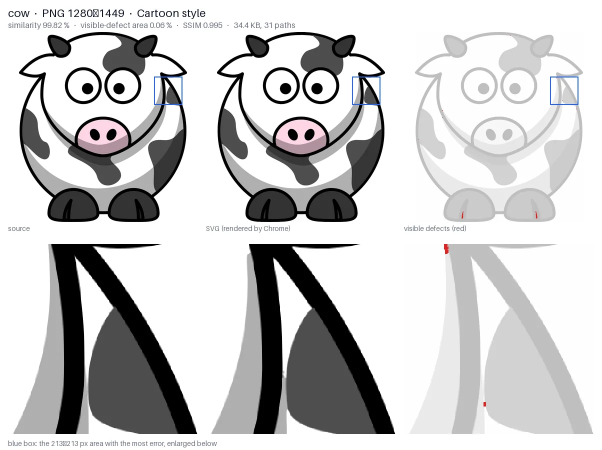
#> input picture docs/images/evidence/cow.webp, 1204 x 900 px, given in place of cow.png, which was not available (shown at 1/2 size)
$ python before_after.py --old ../docs/images/evidence
#> lines starting #> are read from the running program, lines starting #| are printed output that depends on the picture
"""Before and after: the cases fixed since 1.6.0, vectorized by 1.6.0 and by this version, side by side.

    mkdir old && git archive v1.6.0 src | tar -x -C old        # the 1.6.0 engine, next to this one
    python bench/before_after.py --old old                     # -> bench/results/before_after.json
                                                               #    docs/images/evidence/before-after.webp

Both versions run in their own process with the same inputs (license-free: three E7 and three E8 images, one E7 image shrunk to
256 px, and two pictures generated here), and are scored with this version's metrics.
"""
from __future__ import annotations

import argparse
import json
import os
import subprocess
import sys
import tempfile
from pathlib import Path

import numpy as np
from PIL import Image, ImageDraw

ROOT = Path(__file__).resolve().parents[1]
sys.path.insert(0, str(ROOT / 'src'))
sys.path.insert(0, str(ROOT / 'bench'))
from evidence import BG, INK, MUTED, OUT, fit, font  # noqa: E402
from pngsvg.compare import defect_area, render, similarity  # noqa: E402
from pngsvg.core import flatten  # noqa: E402

RESULTS = ROOT / 'bench' / 'results'
E7 = ROOT / 'bench' / 'sets' / 'images'
E8 = ROOT / 'bench' / 'real' / 'images'

WORKER = '''
import json, sys
from PIL import Image
from pngsvg import options_for, vectorize
for job in json.loads(open(sys.argv[1], encoding='utf-8').read()):
    r = vectorize(Image.open(job['input']), options_for(job['preset'], **job['kw']))
    open(job['svg'], 'w', encoding='utf-8').write(r.svg)
    open(job['svg'] + '.json', 'w', encoding='utf-8').write(json.dumps({'crop': r.crop}))
'''


def night_scene() -> Image.Image:
    """An opaque dark painting-like picture (soft sky, texture, moon, hills): the kind 1.6.0 hollowed."""
    rng = np.random.default_rng(7)
    h, w = 540, 960
    y, x = np.mgrid[0:h, 0:w]
    sky = np.stack([10 + 30 * y / h, 18 + 40 * y / h, 45 + 60 * y / h], -1) + rng.normal(0, 3, (h, w, 1))
    moon = np.hypot(x - 700, y - 150) < 70
    sky[moon] = [225, 230, 240]
    glow = np.clip(1 - np.hypot(x - 700, y - 150) / 220, 0, 1)[..., None] * 40
    sky = sky + glow * ~moon[..., None]
    hills = y > 380 + 40 * np.sin(x / 90) + 20 * np.sin(x / 37)
    sky[hills] = np.array([12, 16, 28]) + rng.normal(0, 2, (int(hills.sum()), 1))
    figure = (np.abs(x - 300) < 14) & (y > 300) & (y < 420) | (np.hypot(x - 300, y - 285) < 16)
    sky[figure] = [8, 10, 16]
    return Image.fromarray(np.clip(sky, 0, 255).astype(np.uint8))


def thin_bars() -> Image.Image:
    img = Image.new('RGB', (480, 300), 'white')
    d = ImageDraw.Draw(img)
    for i, width in enumerate((4, 6, 8, 12)):
        d.rectangle((60 + i * 100, 40, 60 + i * 100 + width - 1, 260), fill=(30, 41, 59))
    d.rectangle((40, 270, 440, 277), fill=(234, 88, 12))
    return img


def cases(tmp: Path) -> list[dict]:
    small = Image.open(E7 / 'cow.png').convert('RGBA')
    small = small.resize((round(small.width * 256 / max(small.size)), 256 * small.height // max(small.size)),
                         Image.Resampling.LANCZOS)
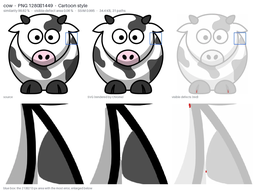
#> small: PIL image 256x191 RGBA; mean R, G, B, A 200.8, 200.6, 200.9, 255
    made = {'night.png': night_scene(), 'thin-bars.png': thin_bars(), 'cow-256.png': small}
#> in thin_bars, `img = Image.new('RGB', (480, 300), 'white')`: img: PIL image 480x300 RGB; every value is 255
    for name, im in made.items():
        im.save(tmp / name)
#> this loop made 3 passes
#> name on passes 1 to 3: 'night.png', 'thin-bars.png', 'cow-256.png'
#> pass 1, in cases, `im.save(tmp / name)`:
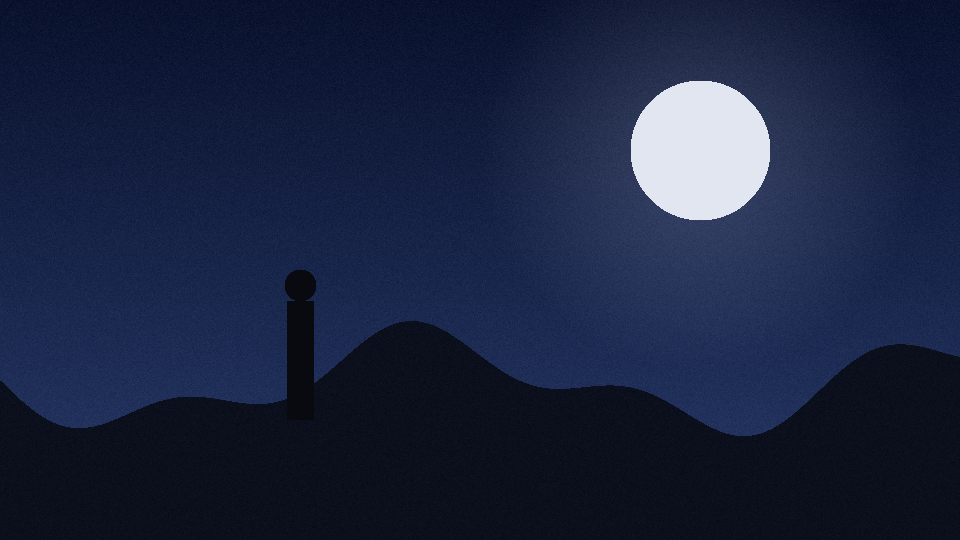
#> saved as night.png: PIL image 960x540 RGB; mean R, G, B 26.6, 35.8, 62.7
#> pass 2, in cases, `im.save(tmp / name)`:
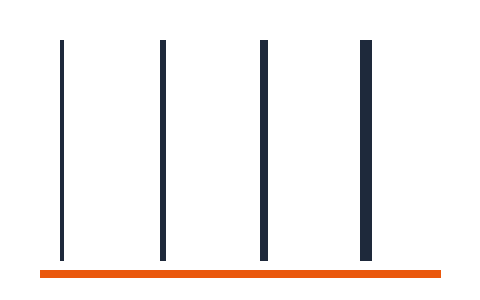
#> saved as thin-bars.png: PIL image 480x300 RGB; mean R, G, B 244.2, 241.4, 240.6
    return [
        {'id': 'icon-shop', 'title': 'Flat icon, Logo style: a color and its darker shade', 'input': str(E7 / 'icon-shop.png'),
         'preset': 'logo', 'kw': {}},
        {'id': 'flag-brazil', 'title': 'Flag, Logo style (background kept): a color on 0.7 % of the picture',
         'input': str(E7 / 'flag-brazil.png'), 'preset': 'logo', 'kw': {'remove_bg': False}},
        {'id': 'tux-flat', 'title': 'Flat icon, Logo style: a grey between black and white',
         'input': str(E8 / 'tux-flat.png'), 'preset': 'logo', 'kw': {}},
        {'id': 'bird-pixel-art', 'title': 'Pixel art (background kept): checkerboard and 1-pixel details',
         'input': str(E8 / 'bird-pixel-art.png'), 'preset': 'pixel', 'kw': {'remove_bg': False}},
        {'id': 'evil-twin', 'title': 'Line drawing, Logo style: a 3 px ring (1.6 cut it at every thin spot)',
         'input': str(E8 / 'evil-twin.png'), 'preset': 'logo', 'kw': {'remove_bg': False}},
        {'id': 'futuristic-mascot', 'title': 'Cartoon style: a grey reflection on a black screen (1.6: ink)',
         'input': str(E7 / 'futuristic-mascot.png'), 'preset': 'cartoon', 'kw': {}},
        {'id': 'night', 'title': 'Opaque dark picture, Logo style', 'input': str(tmp / 'night.png'), 'preset': 'logo',
         'kw': {}},
        {'id': 'thin-bars', 'title': 'Thin bars (4-12 px), Logo style', 'input': str(tmp / 'thin-bars.png'),
         'preset': 'logo', 'kw': {}},
        {'id': 'cow-256', 'title': 'Small picture (256 px), Cartoon style', 'input': str(tmp / 'cow-256.png'),
         'preset': 'cartoon', 'kw': {}},
    ]


def run(src_dir: Path, jobs: list[dict], tag: str, tmp: Path) -> None:
    spec = [{'input': j['input'], 'preset': j['preset'], 'kw': j['kw'], 'svg': str(tmp / f"{j['id']}.{tag}.svg")}
            for j in jobs]
    (tmp / f'{tag}.json').write_text(json.dumps(spec), encoding='utf-8')
    env = {**os.environ, 'PYTHONPATH': str(src_dir)}
#> (the run stopped early here; a loop or call above may not have finished)
